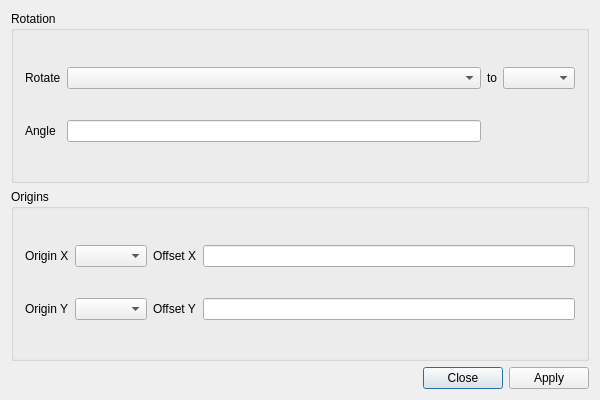
<?xml version="1.0" encoding="UTF-8"?>
<ui version="4.0">
 <class>AlignmentDialogClass</class>
 <widget class="QDialog" name="AlignmentDialogClass">
  <property name="geometry">
   <rect>
    <x>0</x>
    <y>0</y>
    <width>600</width>
    <height>400</height>
   </rect>
  </property>
  <property name="windowTitle">
   <string>Alignment</string>
  </property>
  <layout class="QVBoxLayout" name="verticalLayout">
   <item>
    <widget class="QGroupBox" name="groupBox">
     <property name="title">
      <string>Rotation</string>
     </property>
     <layout class="QGridLayout" name="gridLayout">
      <item row="1" column="0">
       <widget class="QLabel" name="label_2">
        <property name="text">
         <string>Angle</string>
        </property>
       </widget>
      </item>
      <item row="0" column="2">
       <widget class="QLabel" name="label_3">
        <property name="text">
         <string>to</string>
        </property>
       </widget>
      </item>
      <item row="0" column="0">
       <widget class="QLabel" name="label">
        <property name="text">
         <string>Rotate</string>
        </property>
       </widget>
      </item>
      <item row="0" column="1">
       <widget class="QComboBox" name="rotateLineCB"/>
      </item>
      <item row="0" column="3">
       <widget class="QComboBox" name="axisCB"/>
      </item>
      <item row="1" column="1">
       <widget class="QLineEdit" name="angleLE"/>
      </item>
     </layout>
    </widget>
   </item>
   <item>
    <widget class="QGroupBox" name="groupBox_2">
     <property name="title">
      <string>Origins</string>
     </property>
     <layout class="QGridLayout" name="gridLayout_2">
      <item row="0" column="2">
       <widget class="QLabel" name="label_6">
        <property name="text">
         <string>Offset X</string>
        </property>
       </widget>
      </item>
      <item row="1" column="1">
       <widget class="QComboBox" name="originYCB"/>
      </item>
      <item row="0" column="1">
       <widget class="QComboBox" name="originXCB"/>
      </item>
      <item row="1" column="0">
       <widget class="QLabel" name="label_5">
        <property name="text">
         <string>Origin Y</string>
        </property>
       </widget>
      </item>
      <item row="1" column="2">
       <widget class="QLabel" name="label_7">
        <property name="text">
         <string>Offset Y</string>
        </property>
       </widget>
      </item>
      <item row="0" column="0">
       <widget class="QLabel" name="label_4">
        <property name="text">
         <string>Origin X</string>
        </property>
       </widget>
      </item>
      <item row="0" column="3">
       <widget class="QLineEdit" name="offsetXLE"/>
      </item>
      <item row="1" column="3">
       <widget class="QLineEdit" name="offsetYLE"/>
      </item>
     </layout>
    </widget>
   </item>
   <item>
    <widget class="QDialogButtonBox" name="buttonBox">
     <property name="standardButtons">
      <set>QDialogButtonBox::Apply|QDialogButtonBox::Close</set>
     </property>
    </widget>
   </item>
  </layout>
 </widget>
 <layoutdefault spacing="6" margin="11"/>
 <resources/>
 <connections/>
</ui>
